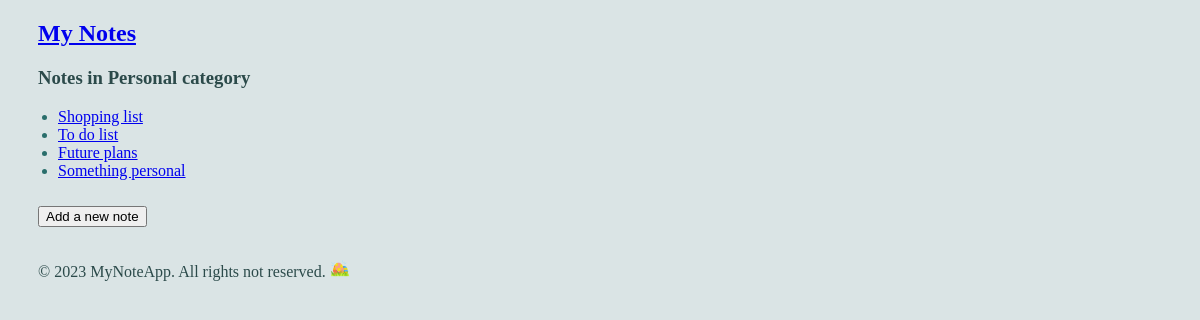
/category_2/, run on an earlier commit of the app's database.
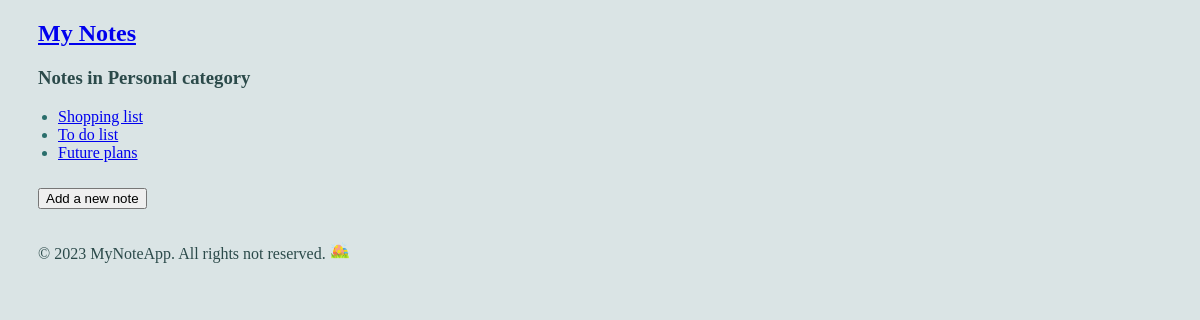
And on a later commit of the database.
### notes/models.py (models this page shows, shortened)
class Note(models.Model):
    title = models.CharField(max_length=200)
    text = models.TextField()
    created_date = models.DateTimeField(auto_now_add=True)
    upd_date = models.DateTimeField(auto_now=True)
    reminder = models.DateTimeField(null=True, blank=True)
    author = models.ForeignKey(User, on_delete=models.CASCADE)
    category = models.ForeignKey(Category, on_delete=models.CASCADE, related_name='notes', null=True, blank=True)

### notes/views.py (the view)
# urls.py: path('category_<int:category_id>/', views.category_detail, name='category_detail'),
def category_detail(request, category_id):
    category = get_object_or_404(Category, pk=category_id)
    notes = category.notes.all()
    return render(request, 'notes/category_detail.html', {'category': category, 'notes': notes})

### notes/templates/notes/category_detail.html (shortened to what this page needs)
{% extends 'base.html' %}
{% block content %}
    <h3>Notes in {{ category.title }} category </h3>
    <ul>
    {% for note in notes %}
        <li><a href="{% url 'notes:note_detail' note.id %}">{{ note.title }}</a></li>
    {% endfor %}
    </ul>
    <a href="{% url 'notes:new_note' %}">
        <button type="button" class="btn btn-outline-primary btn-with-margin">Add a new note</button>
    </a>
{% endblock %}

What changed in the data, as far as the page shows it:
removed Note: title "Something personal"
